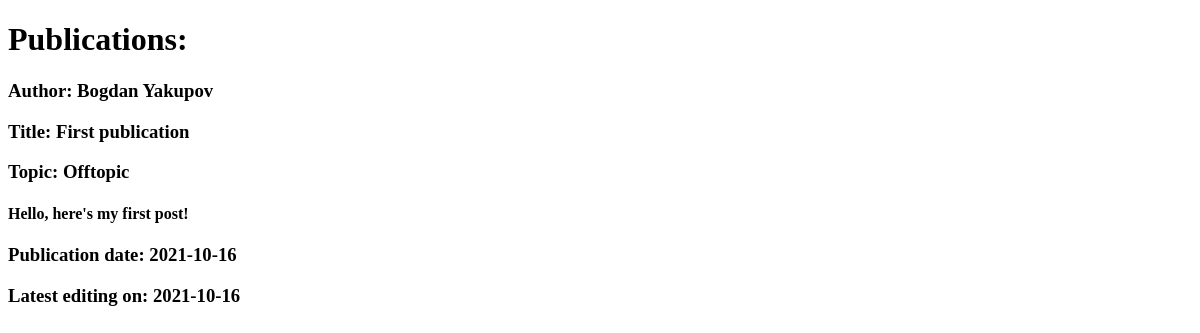
Page /home on the earlier database version.
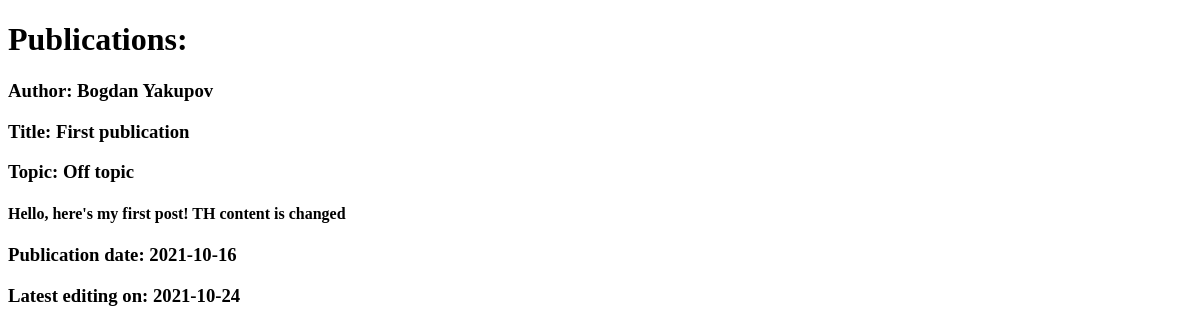
Same page on the later database version.
### application/user/models.py (models this page shows, shortened)
class Post(db.Model):
	id = db.Column(db.Integer, primary_key=True)
	author_id = db.Column(db.Integer, nullable=False)
	author_name = db.Column(db.String(20), nullable=False)
	author_surname = db.Column(db.String(20), nullable=False)
	private = db.Column(db.Boolean, nullable=False)
	title = db.Column(db.String(120), unique=True, nullable=False)
	topic = db.Column(db.String(30), nullable=False)
	body = db.Column(db.Text, nullable=False)
	publication_date = db.Column(db.Date, nullable=False)
	latest_editing_date = db.Column(db.Date, nullable=False)

### application/content/home.py (the view)
@home.route("/")
@home.route("/home")
def home_page():
	return render_template("home.html", posts=Post.query.filter_by(private=False).order_by(asc(Post.publication_date)).all())

### application/templates/home.html (shortened to what this page needs)
<!DOCTYPE HTML>
<html lang="en">
<head>
</head>
<body>
	<h1> Publications: </h1>
	{% for post in posts %}
	<h3> Author: {{ post.author_name }} {{ post.author_surname }} </h3>
	<h3> Title: {{ post.title }} </h3>
	<h3> Topic: {{ post.topic }} </h3>
	<h4> {{ post.body }} </h4>
	<h3> Publication date: {{ post.publication_date }} </h3>
	<h3> Latest editing on: {{ post.latest_editing_date }} </h3>
	<br>
	{% endfor %}
</body>
</html>

Differences in the rows shown:
changed Post "Bogdan": topic "Offtopic" → "Off topic"; body "Hello, here's my first post!" → "Hello, here's my first post! TH content is changed"; latest_editing_date "2021-10-16" → "2021-10-24"
